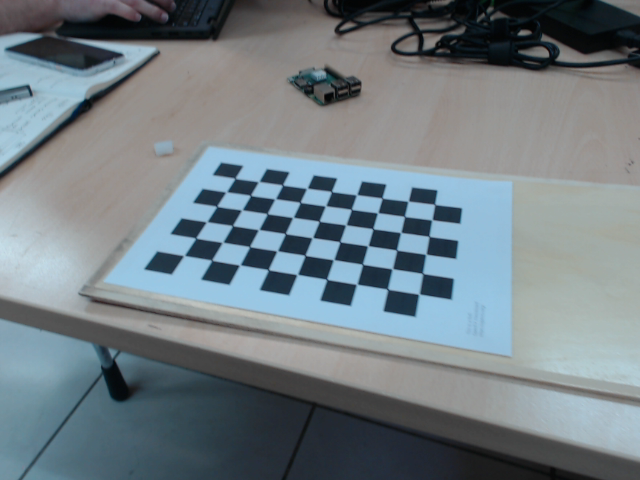
#> input picture vision/Camera-test/logitec/frame_1.png, 640 x 480 px; its folder holds only this picture in this run
$ python generateIntrinsic.py
#> lines starting #> are read from the running program, lines starting #| are printed output that depends on the picture; after the words box and inside, x2 and y2 are one past the last pixel; in counts of white or black regions, pixels touching at a corner belong together; long printed decimals are rounded
import glob

import cv2 as cv
import numpy as np

# termination criteria
criteria = (cv.TERM_CRITERIA_EPS + cv.TERM_CRITERIA_MAX_ITER, 30, 0.001)

# prepare object points, like (0,0,0), (1,0,0), (2,0,0) ....,(6,5,0)
objp = np.zeros((6 * 7, 3), np.float32)
objp[:, :2] = np.mgrid[0:7, 0:6].T.reshape(-1, 2)

# Arrays to store object points and image points from all the images.
objpoints = []  # 3d point in real world space
imgpoints = []  # 2d points in image plane.

images = glob.glob('logitec/*.png')

for fname in images:
    img = cv.imread(fname)
#> img is the input picture: shape (480, 640, 3); mean B, G, R 132.5, 126.3, 114.7
    gray = cv.cvtColor(img, cv.COLOR_BGR2GRAY)
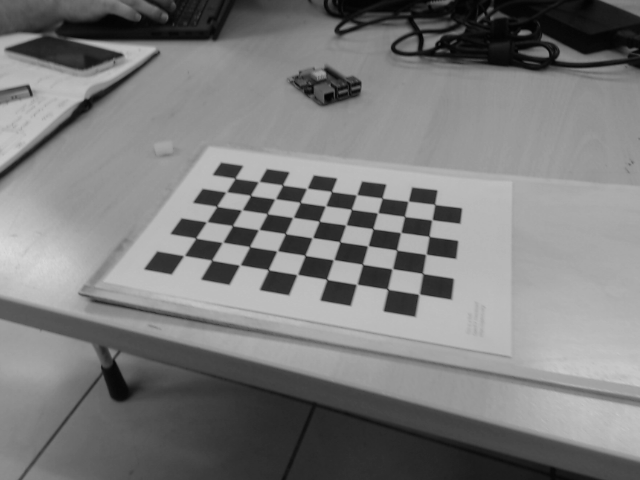
#> gray: shape (480, 640); min 3, max 218, mean 123.5

    # Find the chess board corners
    ret, corners = cv.findChessboardCorners(gray, (7, 6), None)
#> ret = True; corners = 42 rows, first 8: [282.5, 185], [306.9, 188.4], [331.4, 191.5], [356.7, 194.9], [382.1, 198.1], [408.2, 201.3], [434.7, 204.5], [275.2, 198.7]

    # If found, add object points, image points (after refining them)
    if ret == True:
        objpoints.append(objp)

        corners2 = cv.cornerSubPix(gray, corners, (11, 11), (-1, -1), criteria)
#> corners2 = 42 rows, first 8: [282.6, 185], [306.8, 188.3], [331.5, 191.5], [356.6, 194.7], [382.1, 198.1], [408.1, 201.2], [434.7, 204.4], [275.1, 198.8]
        imgpoints.append(corners2)

        # Draw and display the corners
        cv.drawChessboardCorners(img, (7, 6), corners2, ret)
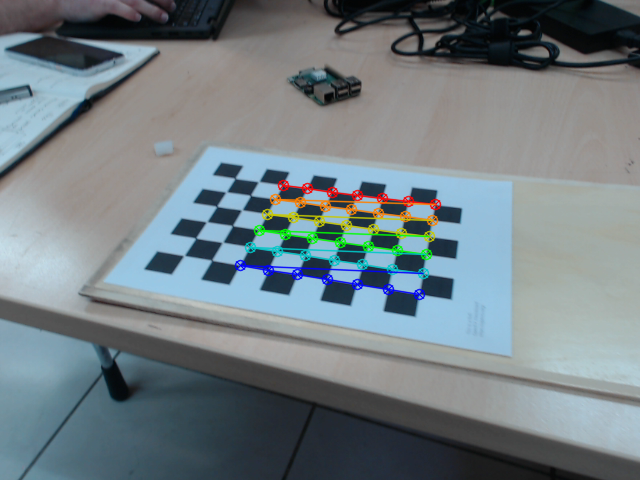
#> img: shape (480, 640, 3); 2.71% of pixels changed, all inside (x1, y1, x2, y2) = (234, 179, 442, 301)
        cv.imshow('img', img)
        cv.waitKey(500)

cv.destroyAllWindows()

ret, mtx, dist, rvecs, tvecs = cv.calibrateCamera(objpoints, imgpoints, gray.shape[::-1], None, None)
#> ret = 0.121; mtx = [[589.7, 0, 295.8], [0, 650.2, 282.8], [0, 0, 1]]; dist = [[-0.0648, 2.52, -0.0129, -0.0126, -11.65]]; rvecs = ([-0.898, 0.152, 0.243],); tvecs = ([-0.519, -3.54, 23.63],)
print("Camera matrix : \n")
print(mtx)
#| [[589.671   0.         295.829]
#|  [  0.         650.192 282.822]
#|  [  0.           0.           1.        ]]
print("dist : \n")
print(dist)
#| [[ -0.06478   2.518  -0.01287  -0.0126  -11.645]]
print("rvecs : \n")
print(rvecs)
#| (array([[-0.8977],
#|        [ 0.1518],
#|        [ 0.2435 ]]),)
print("tvecs : \n")
print(tvecs)
#| (array([[-0.5194],
#|        [-3.536],
#|        [23.633]]),)

$ run again, on vision/Camera-test/logitec/frame_4.png
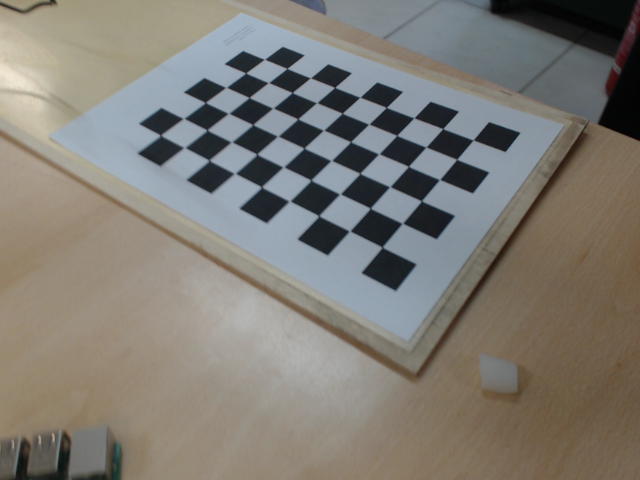
#> input picture vision/Camera-test/logitec/frame_4.png, 640 x 480 px
#> img is the input picture: shape (480, 640, 3); mean B, G, R 116.7, 123.9, 127.6
#> `gray = cv.cvtColor(img, cv.COLOR_BGR2GRAY)`:
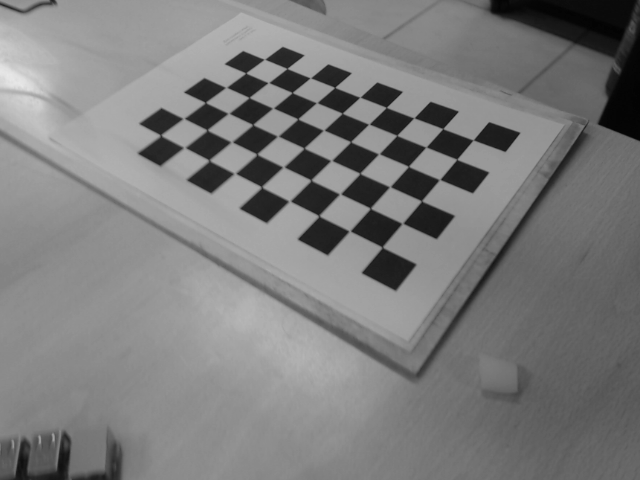
#> gray: shape (480, 640); min 3, max 232, mean 124.2
#> `ret, corners = cv.findChessboardCorners(gray, (7, 6), None)`: ret = True; corners = 42 rows, first 8: [318.8, 215.8], [290.5, 200.8], [261.5, 186.8], [234.6, 173.3], [209, 159.9], [183.3, 147.3], [160.5, 134.9], [340.5, 193.8]
#> corners2 = 42 rows, first 8: [318.9, 215.8], [289.6, 201.1], [261.5, 187], [234.8, 173.4], [209.1, 160.4], [184.5, 147.5], [160.6, 135.3], [340, 193.9]
#> `cv.drawChessboardCorners(img, (7, 6), corners2, ret)`:
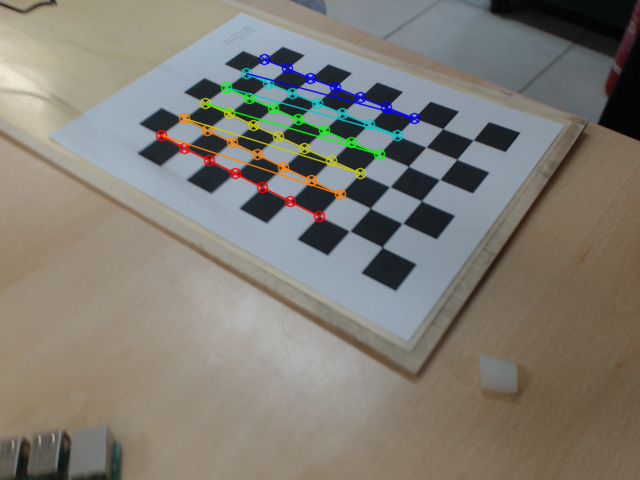
#> img: shape (480, 640, 3); 2.77% of pixels changed, all inside (x1, y1, x2, y2) = (155, 53, 421, 223)
#> `ret, mtx, dist, rvecs, tvecs = cv.calibrateCamera(objpoints, imgpoints..`: ret = 0.134; mtx = [[776.4, 0, 329.5], [0, 1119.4, 240.1], [0, 0, 1]]; dist = [[0.0347, 5.11, -0.016, 0.0144, -53.31]]; rvecs = ([-0.42, -1.26, -2.25],); tvecs = ([-0.289, -0.452, 20.85],)
#| [[7.76419567e+02 0.00000000e+00 3.29524632e+02]
#|  [0.00000000e+00 1.11937231e+03 2.40053097e+02]
#|  [0.00000000e+00 0.00000000e+00 1.00000000e+00]]
#| [[ 3.46877418e-02  5.11055474e+00 -1.60467808e-02  1.44157482e-02
#|   -5.33054455e+01]]
#| (array([[-0.4195],
#|        [-1.255],
#|        [-2.253]]),)
#| (array([[-0.2886],
#|        [-0.4521 ],
#|        [20.848]]),)

$ run again, on vision/Camera-test/logitec/frame_5.png
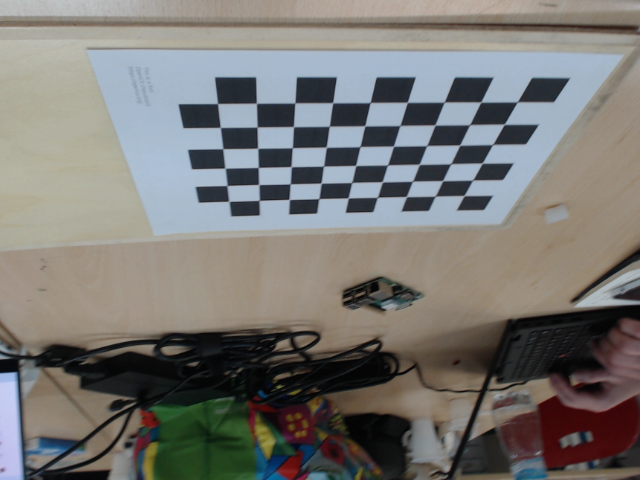
#> input picture vision/Camera-test/logitec/frame_5.png, 640 x 480 px
#> img is the input picture: shape (480, 640, 3); mean B, G, R 115.6, 119.3, 120.8
#> `gray = cv.cvtColor(img, cv.COLOR_BGR2GRAY)`:
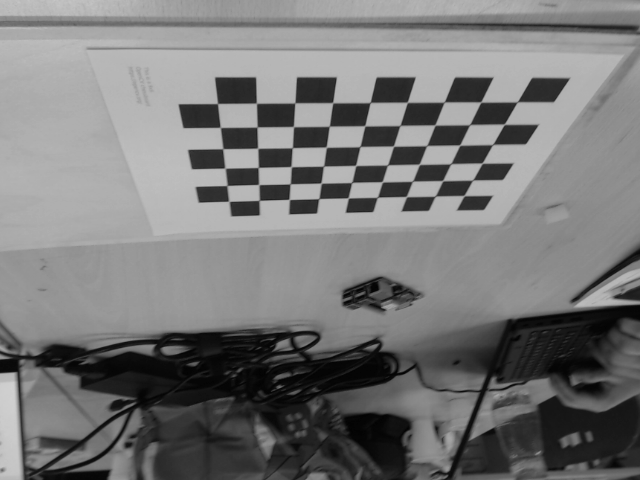
#> gray: shape (480, 640); min 2, max 209, mean 119.3
#> `ret, corners = cv.findChessboardCorners(gray, (7, 6), None)`: ret = True; corners = 42 rows, first 8: [406.4, 196.6], [377.3, 197.4], [348.2, 197.9], [318.8, 198.6], [289.1, 199.4], [259.1, 200.4], [228.8, 201.3], [412.3, 181.4]
#> corners2 = 42 rows, first 8: [406.4, 196.6], [377.4, 197.3], [348.2, 197.9], [318.8, 198.6], [289.2, 199.4], [259.2, 200.4], [228.9, 201.3], [412.5, 181.2]
#> `cv.drawChessboardCorners(img, (7, 6), corners2, ret)`:
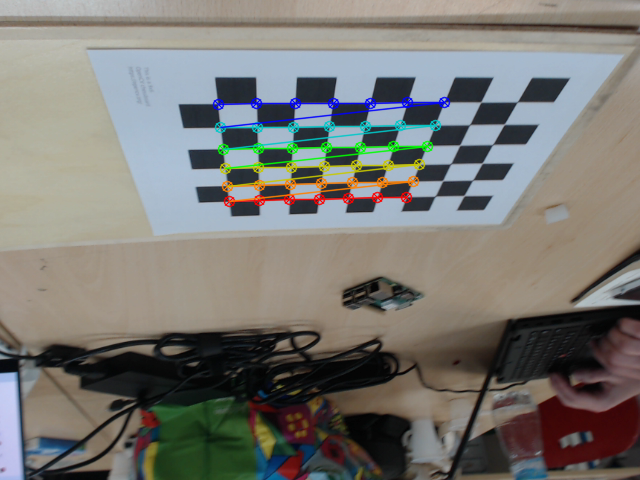
#> img: shape (480, 640, 3); 3.09% of pixels changed, all inside (x1, y1, x2, y2) = (212, 96, 451, 208)
#> `ret, mtx, dist, rvecs, tvecs = cv.calibrateCamera(objpoints, imgpoints..`: ret = 0.136; mtx = [[588.8, 0, 336.2], [0, 518.1, 244.7], [0, 0, 1]]; dist = [[-0.214, 4.39, 0.0174, 0.0148, -19.79]]; rvecs = ([0.206, 1.55, -2.68],); tvecs = ([2.39, -1.86, 20.04],)
#| [[588.811   0.         336.226 ]
#|  [  0.         518.055 244.664]
#|  [  0.           0.           1.        ]]
#| [[-2.13819843e-01  4.38759620e+00  1.73534083e-02  1.48442576e-02
#|   -1.97938493e+01]]
#| (array([[ 0.2056],
#|        [ 1.551],
#|        [-2.685]]),)
#| (array([[ 2.386 ],
#|        [-1.863],
#|        [20.039]]),)

$ run again, on vision/Camera-test/logitec/frame_6.png
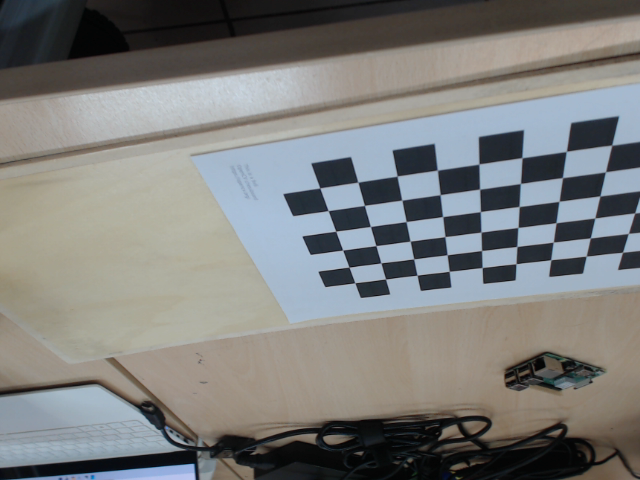
#> input picture vision/Camera-test/logitec/frame_6.png, 640 x 480 px
#> img is the input picture: shape (480, 640, 3); mean B, G, R 123.9, 125.6, 124.9
#> `gray = cv.cvtColor(img, cv.COLOR_BGR2GRAY)`:
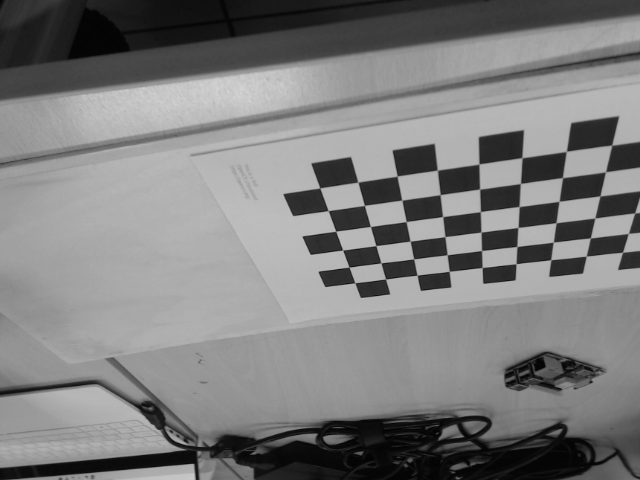
#> gray: shape (480, 640); min 3, max 214, mean 125.2
#> `ret, corners = cv.findChessboardCorners(gray, (7, 6), None)`: ret = True; corners = 42 rows, first 8: [550.8, 259.7], [516, 263.7], [482.2, 267.5], [449.3, 271.3], [417.1, 275.2], [385.6, 279], [354.8, 282.7], [553.3, 242]
#> corners2 = 42 rows, first 8: [550.8, 259.7], [516, 263.8], [482.1, 267.5], [449.3, 271.3], [417, 275.3], [385.5, 279], [354.8, 282.7], [553.3, 242.1]
#> `cv.drawChessboardCorners(img, (7, 6), corners2, ret)`:
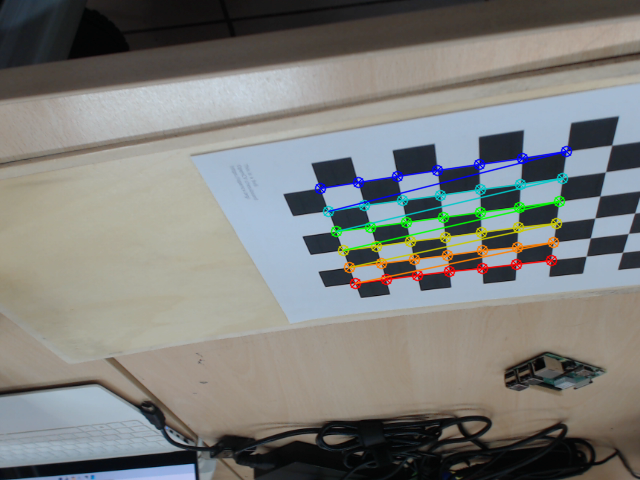
#> img: shape (480, 640, 3); 3.28% of pixels changed, all inside (x1, y1, x2, y2) = (314, 145, 573, 290)
#> `ret, mtx, dist, rvecs, tvecs = cv.calibrateCamera(objpoints, imgpoints..`: ret = 0.166; mtx = [[159.8, 0, 313.6], [0, 98.28, 212.9], [0, 0, 1]]; dist = [[-0.0216, 0.0104, 0.00218, 0.00793, -0.00185]]; rvecs = ([0.0312, -0.322, 2.89],); tvecs = ([7.16, 2.31, 4.93],)
#| [[159.827    0.         313.573]
#|  [  0.          98.276 212.936]
#|  [  0.           0.           1.        ]]
#| [[-0.02161  0.01044   0.002177  0.007934  -0.001847]]
#| (array([[ 0.03121],
#|        [-0.3221],
#|        [ 2.888]]),)
#| (array([[7.161],
#|        [2.313],
#|        [4.926]]),)

$ run again, on vision/Camera-test/logitec/frame_10.png
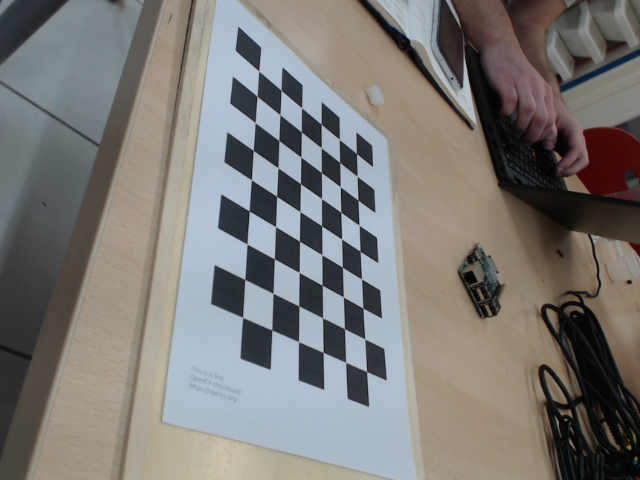
#> input picture vision/Camera-test/logitec/frame_10.png, 640 x 480 px
#> img is the input picture: shape (480, 640, 3); mean B, G, R 118, 120.8, 123.4
#> `gray = cv.cvtColor(img, cv.COLOR_BGR2GRAY)`:
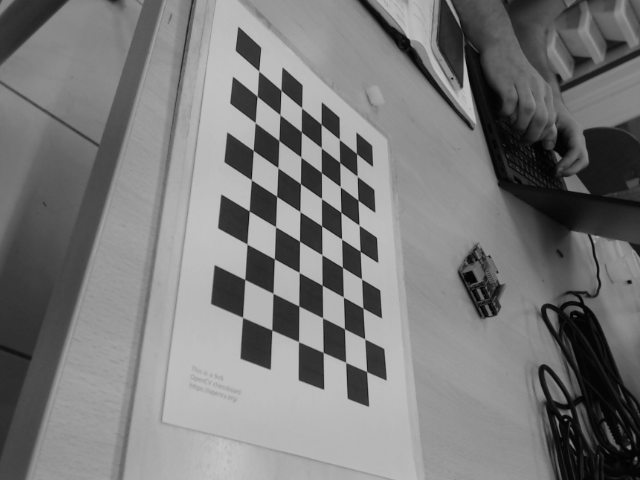
#> gray: shape (480, 640); min 2, max 197, mean 121.3
#> `ret, corners = cv.findChessboardCorners(gray, (7, 6), None)`: ret = True; corners = 42 rows, first 8: [358.3, 200.5], [359.3, 225.1], [360.3, 251.4], [361.5, 278.9], [363, 308.1], [364.6, 338.9], [366.5, 371.5], [340.4, 186.9]
#> corners2 = 42 rows, first 8: [358, 200.1], [359.1, 225.2], [360.2, 251.3], [361.6, 279], [362.9, 308], [364.8, 338.9], [366.5, 371.5], [340.3, 186.7]
#> `cv.drawChessboardCorners(img, (7, 6), corners2, ret)`:
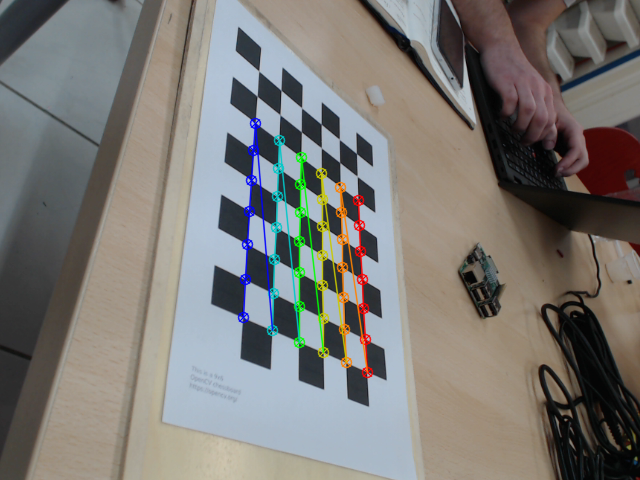
#> img: shape (480, 640, 3); 2.98% of pixels changed, all inside (x1, y1, x2, y2) = (237, 117, 374, 379)
#> `ret, mtx, dist, rvecs, tvecs = cv.calibrateCamera(objpoints, imgpoints..`: ret = 0.142; mtx = [[758.3, 0, 330.2], [0, 622.7, 226.2], [0, 0, 1]]; dist = [[0.473, -12.44, 0.0109, 0.0235, 120.5]]; rvecs = ([-1.2, -0.42, 1.64],); tvecs = ([0.799, -0.902, 21.74],)
#| [[758.347   0.         330.195]
#|  [  0.         622.741 226.197]
#|  [  0.           0.           1.        ]]
#| [[ 4.72574233e-01 -1.24357934e+01  1.08788689e-02  2.34909145e-02
#|    1.20520548e+02]]
#| (array([[-1.196],
#|        [-0.4203],
#|        [ 1.642]]),)
#| (array([[ 0.7986],
#|        [-0.9018],
#|        [21.739]]),)
